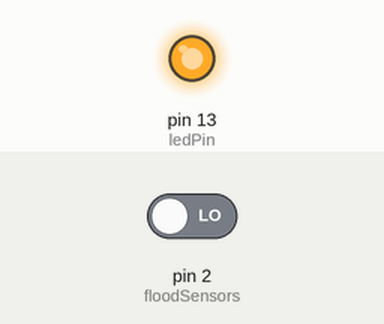
A sketch run on a simulated Arduino Uno, built with avr-gcc and run on an emulated ATmega328P. Parts: output pins drawn as LEDs (lit = HIGH). The inputs (shaded band) are chosen by the test bench; at power-on: pin 2 (floodSensors) LOW.

Above: at 1.2 s.
1.3 s: pin 2 (floodSensors) driven HIGH
At 2.3 s:
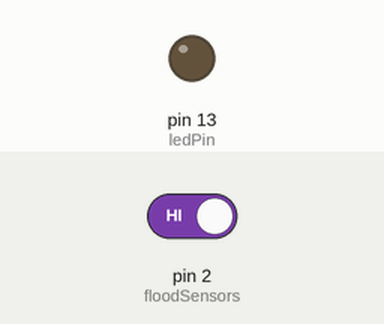
2.8 s: pin 2 (floodSensors) driven LOW
At 3.4 s:
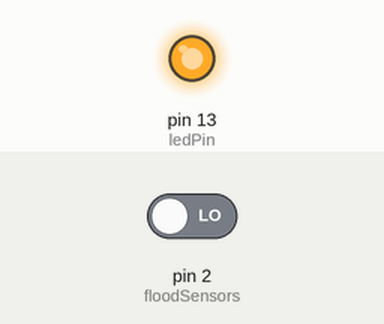
Timing chart, 0 to 5.8 s (numbered marks = the images above; inputs shaded):
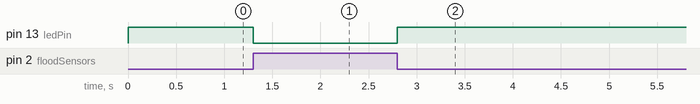

The sketch:

Water_sensor.ino
```cpp
/* Flood Sensor

  This sketch will light up the LED on Pin 13, when water (anything conductive) bridges the gap in the sensor.

  created 02/09/09
  by n00b


*/

const int floodSensors = 2;     // the number of the Flood Sensor pin
const int ledPin =  13;      // the number of the LED pin

// variables will change:
int floodSensorState = 0;         // variable for reading the floodSensors status

void setup() {
  // initialize the LED pin as an output:
  pinMode(ledPin, OUTPUT);
  // initialize the flood Sensor pin as an input:
  pinMode(floodSensors, INPUT);
}

void loop() {
  // read the state of the flood Sensor value:
  floodSensorState = digitalRead(floodSensors);

  // check if the flood Sensor is wet.
  // if it is, the floodSensorState is HIGH:
  if (floodSensorState == HIGH) {
    // turn LED on:
    digitalWrite(ledPin, LOW);
  }
  else {
    // turn LED off:
    digitalWrite(ledPin, HIGH);
  }
}
```

Measured:
- after the input at 1.3 s, pin 13 (ledPin): HIGH → LOW at once
- after the input at 2.8 s, pin 13 (ledPin): LOW → HIGH at once
